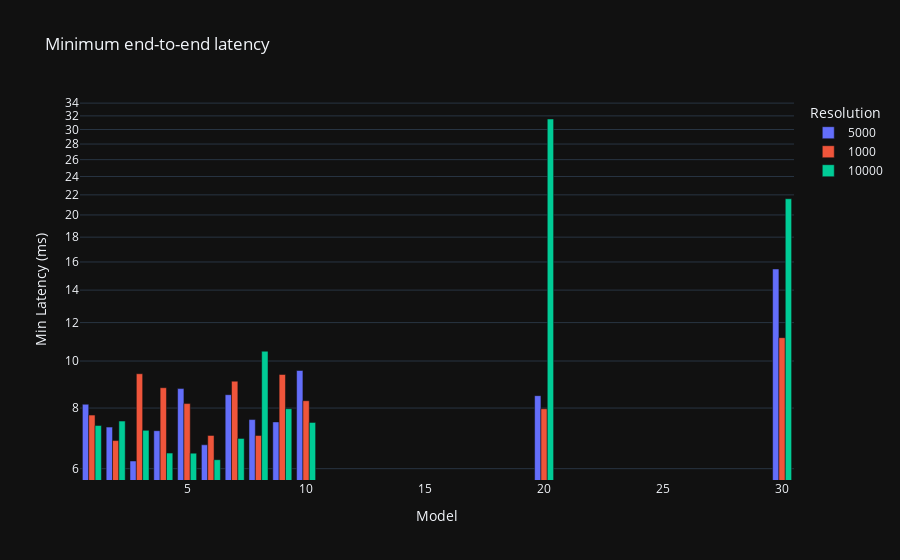

The notebook cell saved with this chart:
### Code cell
import os
import pandas as pd
from functools import lru_cache
from collections import namedtuple
import difflib
import plotly.express as px

response_time = {}
for key in prom_data_paths.keys():
    try:
        yolo_df = common_utils.read_feather_cached(yolo_data_paths[key])
    except:
        print(f"Failed to read {key}")
        continue
    yolo_df['total_inference_time'] = yolo_df['inf'] + yolo_df['post'] + yolo_df['pre']
    yolo_df['end_to_end_response_time'] = yolo_df['total_inference_time'] + yolo_df['queue']
    yolo_df['start'] = pd.to_datetime(yolo_df['start_time'], unit='ms')
    yolo_df.set_index('start', inplace=True)
    resampled_df = yolo_df.resample('5s')
    model_info = common_utils.path_to_workers_and_pcl_size(key)
    if model_info.resolution not in response_time:
        response_time[model_info.resolution] = {}
    response_time[model_info.resolution][model_info.num_vehicles] = resampled_df.agg({'end_to_end_response_time': 'min'}).reset_index()['end_to_end_response_time'].rename(key)

data = []
for resolution, models in response_time.items():
    for model, latency in models.items():
        if not latency.empty:
            min_latency = latency.min()
            data.append((str(resolution), model, min_latency))

# Sort data before creating the DataFrame
# sorted_data = sorted(data, key=lambda x: common_utils._sort_key_size_version(x[1]))

df = pd.DataFrame(data, columns=['Resolution', 'Model', 'Min Latency'])
fig = px.bar(df, x='Model', y='Min Latency', color='Resolution', barmode="group", title=f'Minimum end-to-end latency', log_y=True)
fig.update_layout(yaxis_title='Min Latency (ms)')
fig.show()

### Figure 1 — Plotly figure (JSON) as saved in the notebook; plotly's stock layout.template omitted (floating-point values rounded to 4 significant figures)
{"data": [{"alignmentgroup": "True", "hovertemplate": "Resolution=5000<br>Model=%{x}<br>Min Latency=%{y}<extra></extra>", "legendgroup": "5000", "marker": {"color": "#636efa", "pattern": {"shape": ""}}, "name": "5000", "offsetgroup": "5000", "orientation": "v", "showlegend": true, "textposition": "auto", "x": [5, 1, 7, 2, 6, 9, 30, 4, 20, 10, 8, 3], "xaxis": "x", "y": [8.774, 8.146, 8.523, 7.308, 6.72, 7.491, 15.47, 7.185, 8.484, 9.562, 7.574, 6.223], "yaxis": "y", "type": "bar"}, {"alignmentgroup": "True", "hovertemplate": "Resolution=1000<br>Model=%{x}<br>Min Latency=%{y}<extra></extra>", "legendgroup": "1000", "marker": {"color": "#EF553B", "pattern": {"shape": ""}}, "name": "1000", "offsetgroup": "1000", "orientation": "v", "showlegend": true, "textposition": "auto", "x": [8, 30, 2, 6, 5, 7, 1, 3, 10, 4, 20, 9], "xaxis": "x", "y": [7.022, 11.17, 6.856, 7.025, 8.172, 9.088, 7.736, 9.415, 8.283, 8.81, 7.974, 9.381], "yaxis": "y", "type": "bar"}, {"alignmentgroup": "True", "hovertemplate": "Resolution=10000<br>Model=%{x}<br>Min Latency=%{y}<extra></extra>", "legendgroup": "10000", "marker": {"color": "#00cc96", "pattern": {"shape": ""}}, "name": "10000", "offsetgroup": "10000", "orientation": "v", "showlegend": true, "textposition": "auto", "x": [30, 6, 20, 9, 4, 10, 2, 8, 5, 1, 3, 7], "xaxis": "x", "y": [21.6, 6.261, 31.53, 7.975, 6.46, 7.474, 7.52, 10.47, 6.459, 7.363, 7.197, 6.927], "yaxis": "y", "type": "bar"}], "layout": {"xaxis": {"anchor": "y", "domain": [0.0, 1.0], "title": {"text": "Model"}}, "yaxis": {"anchor": "x", "domain": [0.0, 1.0], "title": {"text": "Min Latency (ms)"}, "type": "log"}, "legend": {"title": {"text": "Resolution"}, "tracegroupgap": 0}, "title": {"text": "Minimum end-to-end latency"}, "barmode": "group"}}
